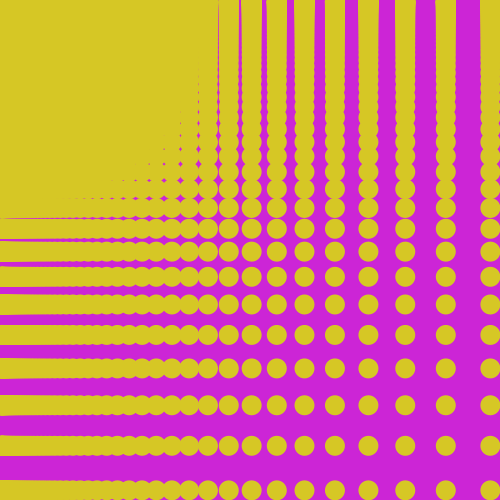
Frame 1 (no input)
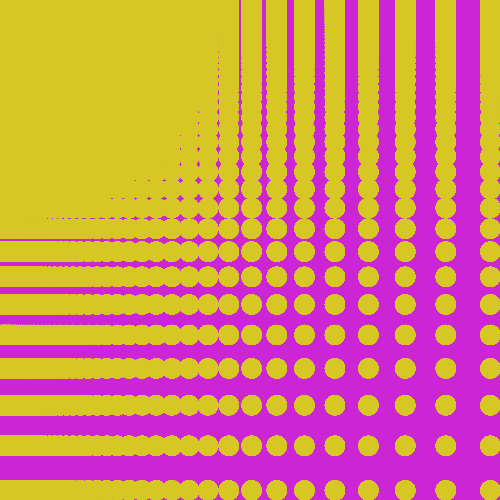
Frame 60 (the mouse pressed at the canvas centre just before this capture)
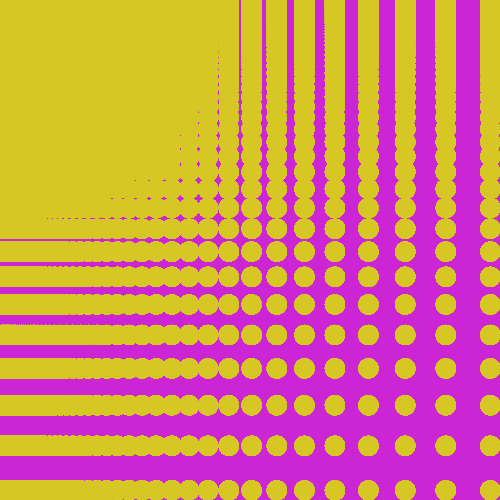
Frame 120 (the mouse held since frame 60 and released just before this capture)

The Processing sketch that drew these frames (run headless with seeded random() and noise(); from frame 60 on, the mouse is pressed at the canvas centre):

// Processing sketch: processing_149595
// ── processing_149595.pde

void setup () {
size (500,500);
background (204,37,214);
noStroke();

}

void draw () {
 for (float i = 1.1; i < width ; i = i*1.1) {
  for (float j = 1.1 ; j< height ; j = j*1.1) {
   
   fill (214,199,37);
   ellipse ( i, j, 20, 20);
  }
 } 

}
